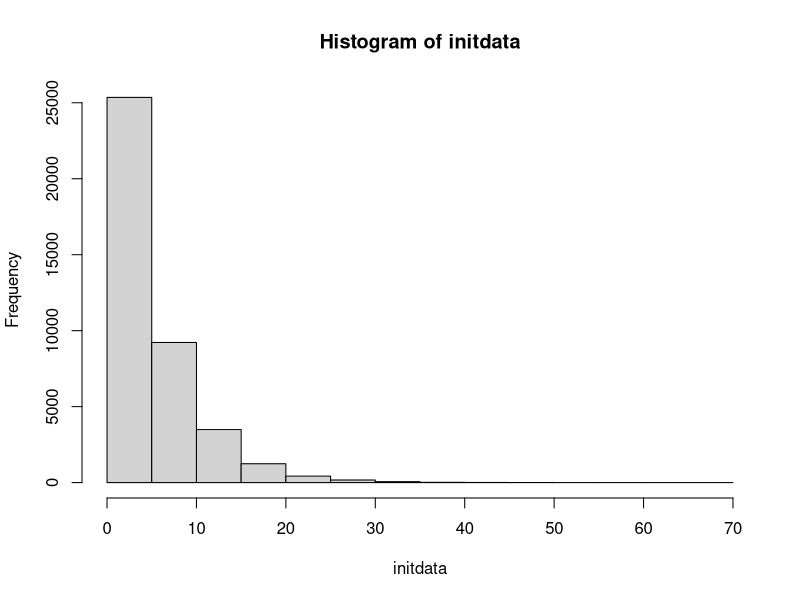
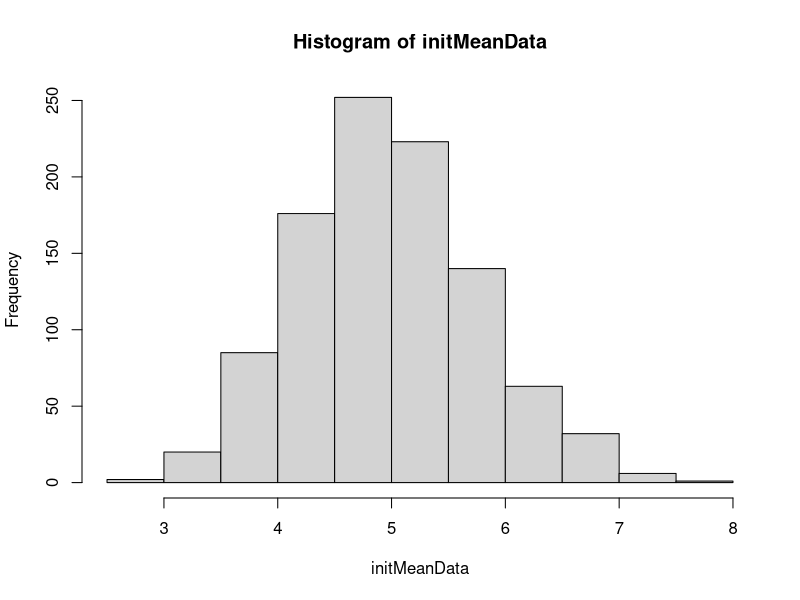

These figures' R source, in order:
## ---- chunk 1
set.seed(2291)
lambda_class_1 <- .2
n_sims_class_1 <- 1000
n_obs_class_1 <- 40

initdata <- matrix(rexp(n_sims_class_1 * n_obs_class_1, rate=lambda_class_1),n_sims_class_1,n_obs_class_1)
initMeanData <- rowMeans(initdata)

## ---- chunk 2
hist(initdata)
## ---- chunk 3
hist(initMeanData)
## ---- chunk 4
paste("Sample mean:",round(mean(initMeanData),3))
paste("Theoretical mean:",round(1/lambda_class_1,3))
## ---- chunk 5
paste("Sample mean:",round(var(initMeanData),3))
paste("Theoretical mean:",round(1/lambda_class_1^2/n_obs_class_1,3))
